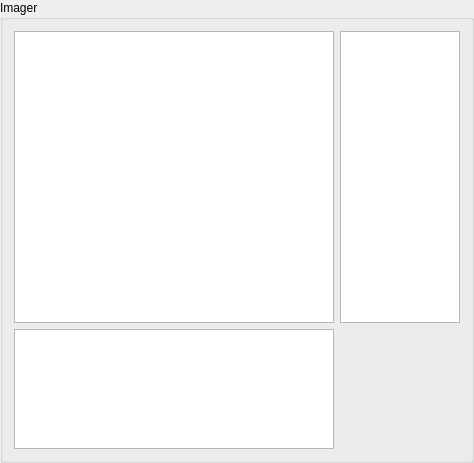
<?xml version="1.0" encoding="UTF-8"?>
<ui version="4.0">
 <class>GroupBox</class>
 <widget class="QGroupBox" name="GroupBox">
  <property name="geometry">
   <rect>
    <x>0</x>
    <y>0</y>
    <width>474</width>
    <height>463</height>
   </rect>
  </property>
  <property name="windowTitle">
   <string>GroupBox</string>
  </property>
  <property name="title">
   <string>Imager</string>
  </property>
  <layout class="QGridLayout" name="gridLayout">
   <item row="0" column="0">
    <widget class="GraphicsLayoutWidget" name="imageCanvas">
     <property name="minimumSize">
      <size>
       <width>200</width>
       <height>200</height>
      </size>
     </property>
    </widget>
   </item>
   <item row="0" column="1">
    <widget class="GraphicsLayoutWidget" name="vLineoutCanvas">
     <property name="maximumSize">
      <size>
       <width>120</width>
       <height>16777215</height>
      </size>
     </property>
    </widget>
   </item>
   <item row="1" column="0">
    <widget class="GraphicsLayoutWidget" name="hLineoutCanvas">
     <property name="maximumSize">
      <size>
       <width>16777215</width>
       <height>120</height>
      </size>
     </property>
    </widget>
   </item>
  </layout>
 </widget>
 <customwidgets>
  <customwidget>
   <class>GraphicsLayoutWidget</class>
   <extends>QGraphicsView</extends>
   <header>pyqtgraph</header>
   <container>1</container>
  </customwidget>
 </customwidgets>
 <resources/>
 <connections/>
</ui>
